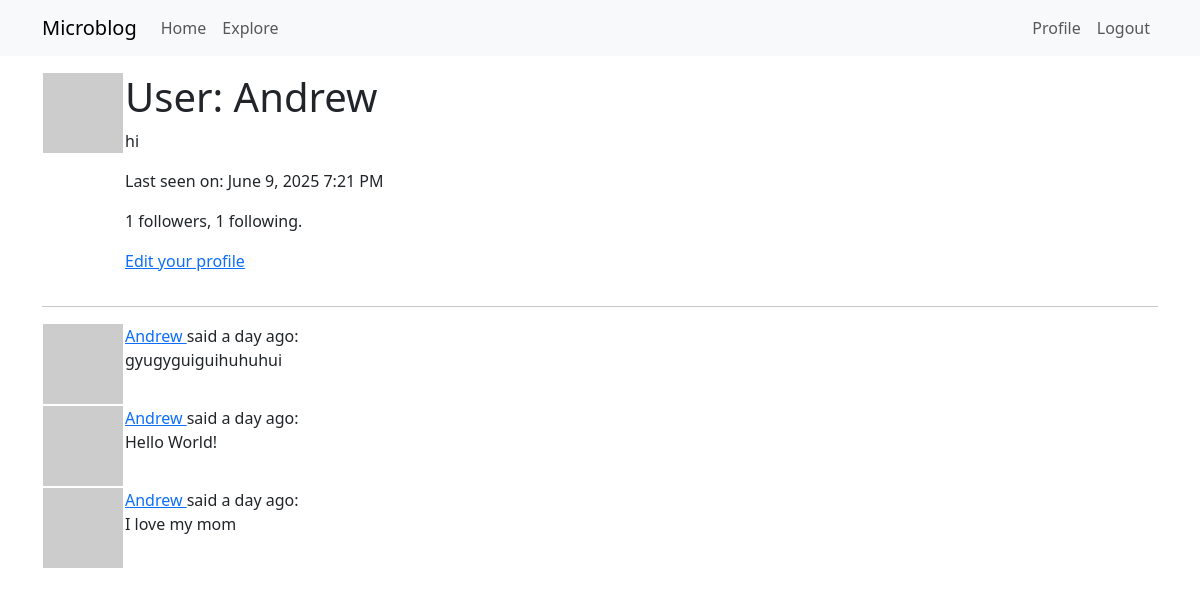
The page /user/Andrew (signed in) on the database as committed earlier.
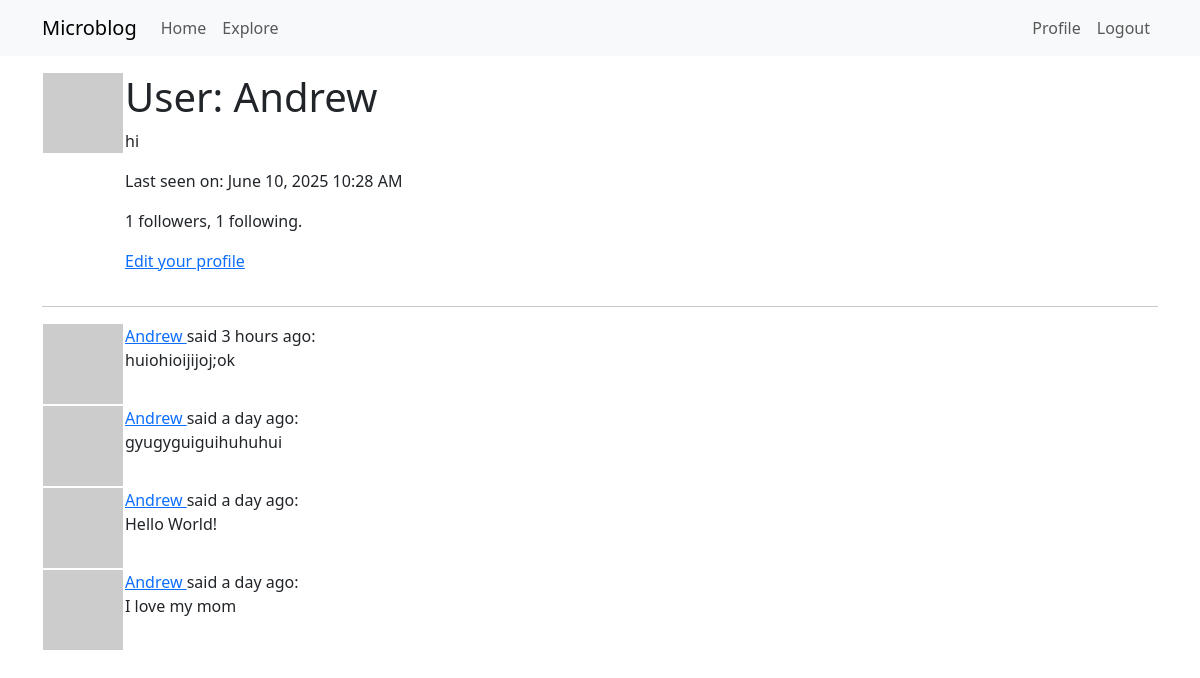
The same page on the database as committed later.
### app/models.py (models this page shows, shortened)
class User(UserMixin, db.Model):
    def avatar(self, size):
        digest = md5(self.email.lower().encode('utf-8')).hexdigest()
        return f'https://www.gravatar.com/avatar/{digest}?d=identicon&s={size}'
    def followers_count(self):
        query = sa.select(sa.func.count()).select_from(
            self.followers.select().subquery())
        return db.session.scalar(query)
    def following_count(self):
        query = sa.select(sa.func.count()).select_from(
            self.following.select().subquery())
        return db.session.scalar(query)
    id: so.Mapped[int] = so.mapped_column(primary_key=True)
    username: so.Mapped[str] = so.mapped_column(sa.String(64), index=True,
                                                unique=True)
    email: so.Mapped[str] = so.mapped_column(sa.String(120), index=True,
                                             unique=True)
    password_hash: so.Mapped[Optional[str]] = so.mapped_column(sa.String(256))
    posts: so.WriteOnlyMapped['Post'] = so.relationship(
        back_populates='author')
    about_me: so.Mapped[Optional[str]] = so.mapped_column(sa.String(140))
    last_seen: so.Mapped[Optional[datetime]] = so.mapped_column(
        default=lambda: datetime.now(timezone.utc))
    following: so.WriteOnlyMapped['User'] = so.relationship(
        secondary=followers, primaryjoin=(followers.c.follower_id == id),
        secondaryjoin=(followers.c.followed_id == id),
        back_populates='followers')
    followers: so.WriteOnlyMapped['User'] = so.relationship(
        secondary=followers, primaryjoin=(followers.c.followed_id == id),
        secondaryjoin=(followers.c.follower_id == id),
        back_populates='following')

class Post(db.Model):
    id: so.Mapped[int] = so.mapped_column(primary_key=True)
    body: so.Mapped[str] = so.mapped_column(sa.String(140))
    timestamp: so.Mapped[datetime] = so.mapped_column(
        index=True, default=lambda: datetime.now(timezone.utc))
    user_id: so.Mapped[int] = so.mapped_column(sa.ForeignKey(User.id),
                                               index=True)
    author: so.Mapped[User] = so.relationship(back_populates='posts')

### app/routes.py (the view)
@app.route('/user/<username>')
@login_required
def user(username):
    user = db.first_or_404(sa.select(User).where(User.username == username))
    page = request.args.get('page', 1, type=int)
    query = user.posts.select().order_by(Post.timestamp.desc())
    posts = db.paginate(query, page=page,
                        per_page=app.config['POSTS_PER_PAGE'],
                        error_out=False)
    next_url = url_for('user', username=user.username, page=posts.next_num) \
        if posts.has_next else None
    prev_url = url_for('user', username=user.username, page=posts.prev_num) \
        if posts.has_prev else None
    form = EmptyForm()
    return render_template('user.html', user=user, posts=posts.items,
                           next_url=next_url, prev_url=prev_url, form=form)

### app/models.py (called while the page is built)
@login.user_loader
def load_user(id):
    return db.session.get(User, int(id))

### app/routes.py (called while the page is built)
@app.before_request
def before_request():
    if current_user.is_authenticated:
        current_user.last_seen = datetime.now(timezone.utc)
        db.session.commit()

### app/templates/user.html (shortened to what this page needs)
{% extends "base.html" %}
{% block content %}
    <table>
        <tr valign="top">
            <td><img src="{{ user.avatar(128) }}"></td>
            <td>
                <h1>User: {{ user.username }}</h1>
                {% if user.about_me %}<p>{{ user.about_me }}</p>{% endif %}
                {% if user.last_seen %}
                <p>Last seen on: {{ moment(user.last_seen).format('LLL') }}</p>
                {% endif %}
                <p>{{ user.followers_count() }} followers, {{ user.following_count() }} following.</p>
                {% if user == current_user %}
                <p><a href="{{ url_for('edit_profile') }}">Edit your profile</a></p>
                {% endif %}
            </td>
        </tr>
    </table>
    <hr>
    {% for post in posts %}
        {% include '_post.html' %}
    {% endfor %}
{% endblock %}

### app/templates/_post.html
<table>
    <tr valign="top">
        <td><img src="{{ post.author.avatar(36) }}"></td>
        <td>
            <a href="{{ url_for('user', username=post.author.username) }}">
                {{ post.author.username }}
            </a>
            said {{ moment(post.timestamp).fromNow() }}:
            <br>
            {{ post.body }}
        </td>
    </tr>
</table>

Rows that differ between the two databases and show on the page:
changed User "Andrew": last_seen "June 9, 2025 7:21 PM" → "June 10, 2025 10:28 AM"
added Post: author.username "Andrew", timestamp "3 hours ago", body "huiohioijijoj;ok"
